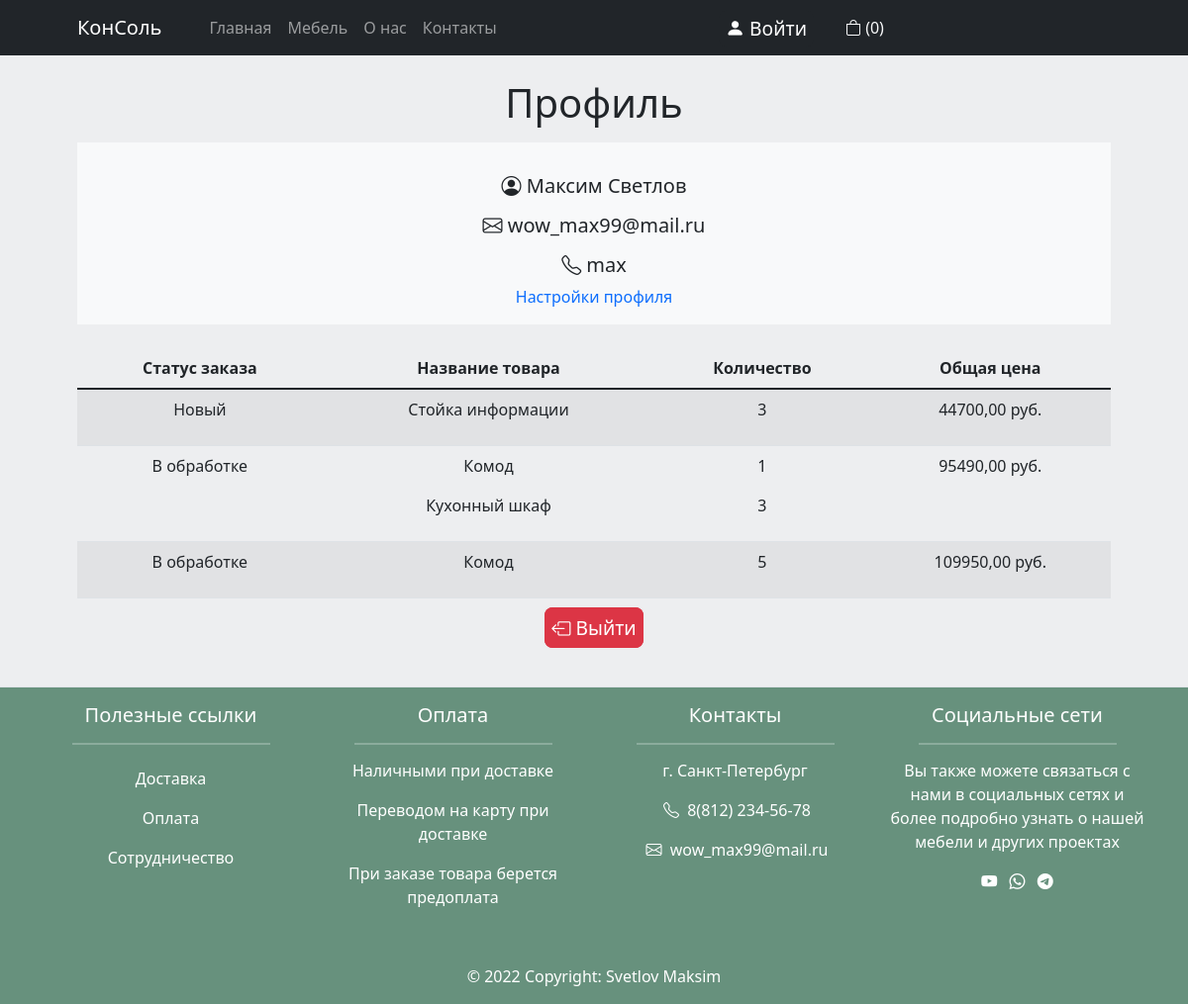
The page /account/1/ on the database its author committed.
### orders/models.py (models this page shows, shortened)
class Order(models.Model):
    user = models.ForeignKey(User, blank=True, null=True, default=None, verbose_name="Пользователь", on_delete=models.CASCADE)
    total_price = models.DecimalField(max_digits=10, decimal_places=2, default=0, verbose_name="Общая цена") #total price for all products in order
    customer_name = models.CharField(max_length=64, blank=True, null=True, default=None, verbose_name="Имя пользователя")
    customer_lastname = models.CharField(max_length=64, blank=True, null=True, default=None, verbose_name="Фамилия пользователя")
    customer_email = models.EmailField(blank=True, null=True, default=None, verbose_name="Почта")
    customer_phone = models.CharField(max_length=48, blank=True, null=True, default=None, verbose_name="Номер телефона")
    customer_address = models.CharField(max_length=128, blank=True, null=True, default=None, verbose_name="Адрес")
    comments = models.TextField(blank=True, null=True, default=None, verbose_name="Пожелание")
    status = models.ForeignKey(Status, verbose_name="Статус", on_delete=models.CASCADE)
    created = models.DateTimeField(auto_now_add=True, auto_now=False, verbose_name="Создан")
    updated = models.DateTimeField(auto_now_add=False, auto_now=True, verbose_name="Изменен")
    class Meta:
        verbose_name = 'Заказ'
        verbose_name_plural = 'Заказы'

class Status(models.Model):
    name = models.CharField(max_length=24, blank=True, null=True, default=None, verbose_name="Статус заказа")
    is_active = models.BooleanField(default=True, verbose_name="Активен")
    created = models.DateTimeField(auto_now_add=True, auto_now=False, verbose_name="Создан")
    updated = models.DateTimeField(auto_now_add=False, auto_now=True, verbose_name="Изменен")
    def __str__(self):
        return self.name
    class Meta:
        verbose_name = 'Статус заказа'
        verbose_name_plural = 'Статусы заказа'

class ProductInOrder(models.Model):
    order = models.ForeignKey(Order, blank=True, null=True, default=None, verbose_name="Заказ", on_delete=models.CASCADE)
    product = models.ForeignKey(Product, blank=True, null=True, default=None, verbose_name="Продукт", on_delete=models.CASCADE)
    count = models.IntegerField(default=1, verbose_name="Количество")
    price_per_item = models.DecimalField(max_digits=10, decimal_places=2, default=0, verbose_name="Цена за единицу")
    total_price = models.DecimalField(max_digits=10, decimal_places=2, default=0, verbose_name="Общая цена")
    is_active = models.BooleanField(default=True, verbose_name="Активен")
    created = models.DateTimeField(auto_now_add=True, auto_now=False, verbose_name="Создан")
    updated = models.DateTimeField(auto_now_add=False, auto_now=True, verbose_name="Изменен")
    class Meta:
        verbose_name = 'Товар в заказе'
        verbose_name_plural = 'Товары в заказе'

### furniture_app/models.py (models this page shows, shortened)
class Product(models.Model):
    category = models.ForeignKey(Category, verbose_name="Категория", on_delete=models.CASCADE)
    title = models.CharField(max_length=255, verbose_name="Название")
    description = models.TextField(verbose_name="Описание", null=True, default=None)
    characters = models.TextField(verbose_name="Характеристики", blank=True, null=True, default=None)
    short_description = models.TextField(verbose_name="Краткое описание", blank=True, null=True, default=None)
    image = models.ImageField(upload_to='products_images/main/', verbose_name="Изображение")
    price = models.DecimalField(max_digits=9, decimal_places=2, verbose_name="Цена")
    slug = models.SlugField(max_length=255, unique=True, db_index=True, verbose_name="URL")
    class Meta:
        verbose_name = "Мебель"
        verbose_name_plural = "Мебель"
        ordering = ['id']

### furniture_app/views.py (the view)
# urls.py: path('account/<int:pk>/', ShowProfilePageView.as_view(), name='user_profile'),
class ShowProfilePageView(DataMixin, DetailView):
    model = User
    template_name = 'furniture_app/user_profile.html'
    context_object_name = 'user'
    def get_context_data(self, *args, **kwargs):
        users = User.objects.all()
        context = super(ShowProfilePageView, self).get_context_data(*args, **kwargs)
        page_user = get_object_or_404(User, id=self.kwargs['pk'])
        user_order = Order.objects.all()
        c_def = self.get_user_context(title="Профиль")
        context['page_user'] = page_user
        context['users'] = users
        context['user_order'] = user_order
        context = dict(list(context.items()) + list(c_def.items()))
        return context

### furniture_app/utils.py (called while the page is built)
    def get_user_context(self, **kwargs):
        context = kwargs
        categories = Category.objects.all()
        products_images = ProductImage.objects.filter(is_active=True, is_main=True)
        context['menu'] = menu
        context['categories'] = categories
        context['products_images'] = products_images
        return context

### orders/context_processors.py (called while the page is built)
def getting_cart_info(request):
    session_key = request.session.session_key
    if not session_key:
        request.session["session_key"] = 123
        request.session.cycle_key()
    products_in_cart = ProductInCart.objects.filter(session_key=session_key, is_active=True, order__isnull=True)
    products_total_count = products_in_cart.count()
    return locals()

### templates/furniture_app/user_profile.html
{% extends 'furniture_app/base.html'%}
{% block content %}
    <div class="margin-page container px-4 text-center px-lg-5">
        <div class="col-sm-12 col-lg-offset-2">
            <h1 class="text-align-center">Профиль</h1>
            <div class="row gx-5 mt-3">
                <div class="col">
                 <div class="p-3 bg-light">
                     <p class="h5 mt-3"><i class="bi bi-person-circle"></i> {{user.first_name}} {{user.last_name}}</p>
                     <p class="h5 mt-3"><i class="bi bi-envelope"></i> {{ user.email }}</p>
                     <p class="h5 mt-3"><i class="bi bi-telephone"></i> {{ user.username }}</p>
                     <a href="{% url 'edit_profile' %}">Настройки профиля</a>
                 </div>
                </div>
            </div>
            <table class="mt-4 table table-striped text-center">
                <thead>
                    <tr>
                        <th>Статус заказа</th>
                        <th>Название товара</th>
                        <th>Количество</th>
                        <th>Общая цена</th>
                    </tr>
                </thead>
                <tbody>
                        {% for u in user.order_set.all %}
                        <tr>
                            <td>
                                {% if u.status %}
                                        <p>{{u.status}}</p>
                                {% endif %}
                            </td>
                            <td class="product-title">
                                {% for i in u.productinorder_set.all %}
                                    <p>{{ i.product.title }}</p>
                                {% endfor %}
                            </td>
                            <td>
                                {% for i in u.productinorder_set.all %}
                                <span class="product-price">
                                    <p>{{ i.count }}</p>
                                </span>
                                {% endfor %}
                            </td>
                            <td>
                                <span class="total-product-in-cart-amount">
                                    <p>{{ u.total_price }} руб.</p>
                                </span>
                            </td>
                        </tr>
                        {% endfor %}
                </tbody>
            </table>
        </div>
        <a href="{% url 'logout' %}" class="login-button btn-danger" role="button">
                <i class="bi bi-box-arrow-left"></i> Выйти
        </a>
    </div>
{% endblock %}

### static_dev/css/style.css (style rules this page uses)
html, body { height: 0%; max-height: 100%; font-family: 'Roboto', sans-serif; background-color: #edeef0; }
body a { text-decoration: none; }
.login-button { margin-top: 1px; height: 38px; padding: 6px; font-size: 1.2rem; border-radius: 0.5rem; font-weight: 400; line-height: 1.2; color: #212529; text-align: center; text-decoration: none; vertical-align: middle; cursor: pointer; -webkit-user-select: none; -moz-user-select: none; user-select: none; background-color: transparent; border: 1px solid transparent; transition: color .15s ease-in-out,background-color .15s ease-in-out,border-color .15s ease-in-out,box-shadow .15s ease-in-out; }
.margin-page { margin-top: 5rem; }

### rows shown on the page
Order: status "Новый", total_price "44700,00"
ProductInOrder: product "Стойка информации", count "3"
Order: status "В обработке", total_price "95490,00"
ProductInOrder: product "Комод", count "1"
ProductInOrder: product "Кухонный шкаф", count "3"
Order: status "В обработке", total_price "109950,00"
ProductInOrder: product "Комод", count "5"

### other values the page prints
{{ m.title }} "Главная" "Мебель" "О нас" "Контакты"
{{ user.first_name }} "Максим"
{{ user.last_name }} "Светлов"
{{ user.email }} "wow_max99@mail.ru"
{{ user.username }} "max"
